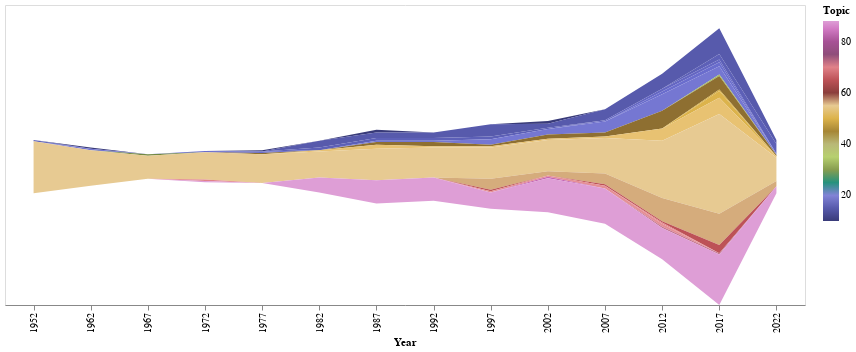

The notebook cell saved with this chart:
### Code cell
import altair as alt

alt.Chart(df).mark_area().encode(
    alt.X('Year:N'),
    alt.Y('sum(Count)', stack = 'center', axis = None),
    alt.Color('Topic', scale=alt.Scale(scheme='category20b'))
).properties(width=800)

### Figure 1 — Vega-Lite specification as saved in the notebook (floating-point values rounded to 4 significant figures)
{"config": {"view": {"continuousWidth": 400, "continuousHeight": 300}}, "data": {"name": "data-cc022599841c5dd3b7c3188ad81e8032"}, "mark": "area", "encoding": {"color": {"type": "quantitative", "field": "Topic", "scale": {"scheme": "category20b"}}, "x": {"type": "nominal", "field": "Year"}, "y": {"type": "quantitative", "aggregate": "sum", "axis": null, "field": "Count", "stack": "center"}}, "width": 800, "$schema": "https://vega.github.io/schema/vega-lite/v4.8.1.json", "datasets": {"data-cc022599841c5dd3b7c3188ad81e8032": [{"Topic": 10, "Bin": 2, "Count": 1, "Year": 1962}, {"Topic": 10, "Bin": 5, "Count": 1, "Year": 1977}, {"Topic": 10, "Bin": 7, "Count": 2, "Year": 1987}, {"Topic": 10, "Bin": 10, "Count": 2, "Year": 2002}, {"Topic": 15, "Bin": 6, "Count": 5, "Year": 1982}, {"Topic": 15, "Bin": 7, "Count": 4, "Year": 1987}, {"Topic": 15, "Bin": 8, "Count": 4, "Year": 1992}, {"Topic": 15, "Bin": 9, "Count": 9, "Year": 1997}, {"Topic": 15, "Bin": 10, "Count": 3, "Year": 2002}, {"Topic": 15, "Bin": 11, "Count": 8, "Year": 2007}, {"Topic": 15, "Bin": 12, "Count": 11, "Year": 2012}, {"Topic": 15, "Bin": 13, "Count": 19, "Year": 2017}, {"Topic": 15, "Bin": 14, "Count": 3, "Year": 2022}, {"Topic": 16, "Bin": 0, "Count": 1, "Year": 1952}, {"Topic": 16, "Bin": 6, "Count": 2, "Year": 1982}, {"Topic": 16, "Bin": 7, "Count": 2, "Year": 1987}, {"Topic": 16, "Bin": 8, "Count": 2, "Year": 1992}, {"Topic": 16, "Bin": 9, "Count": 2, "Year": 1997}, {"Topic": 16, "Bin": 10, "Count": 1, "Year": 2002}, {"Topic": 16, "Bin": 13, "Count": 4, "Year": 2017}, {"Topic": 16, "Bin": 14, "Count": 7, "Year": 2022}, {"Topic": 17, "Bin": 11, "Count": 1, "Year": 2007}, {"Topic": 17, "Bin": 12, "Count": 2, "Year": 2012}, {"Topic": 17, "Bin": 13, "Count": 2, "Year": 2017}, {"Topic": 18, "Bin": 4, "Count": 1, "Year": 1972}, {"Topic": 18, "Bin": 5, "Count": 1, "Year": 1977}, {"Topic": 18, "Bin": 12, "Count": 2, "Year": 2012}, {"Topic": 18, "Bin": 13, "Count": 3, "Year": 2017}, {"Topic": 19, "Bin": 2, "Count": 1, "Year": 1962}, {"Topic": 19, "Bin": 7, "Count": 1, "Year": 1987}, {"Topic": 19, "Bin": 8, "Count": 1, "Year": 1992}, {"Topic": 19, "Bin": 9, "Count": 4, "Year": 1997}, {"Topic": 19, "Bin": 10, "Count": 4, "Year": 2002}, {"Topic": 19, "Bin": 11, "Count": 8, "Year": 2007}, {"Topic": 19, "Bin": 12, "Count": 12, "Year": 2012}, {"Topic": 19, "Bin": 13, "Count": 6, "Year": 2017}, {"Topic": 19, "Bin": 14, "Count": 1, "Year": 2022}, {"Topic": 28, "Bin": 3, "Count": 1, "Year": 1967}, {"Topic": 33, "Bin": 13, "Count": 1, "Year": 2017}, {"Topic": 43, "Bin": 5, "Count": 1, "Year": 1977}, {"Topic": 43, "Bin": 7, "Count": 2, "Year": 1987}, {"Topic": 43, "Bin": 8, "Count": 3, "Year": 1992}, {"Topic": 43, "Bin": 9, "Count": 1, "Year": 1997}, {"Topic": 43, "Bin": 10, "Count": 3, "Year": 2002}, {"Topic": 43, "Bin": 11, "Count": 3, "Year": 2007}, {"Topic": 43, "Bin": 12, "Count": 13, "Year": 2012}, {"Topic": 43, "Bin": 13, "Count": 10, "Year": 2017}, {"Topic": 43, "Bin": 14, "Count": 1, "Year": 2022}, {"Topic": 49, "Bin": 13, "Count": 1, "Year": 2017}, {"Topic": 50, "Bin": 13, "Count": 5, "Year": 2017}, {"Topic": 53, "Bin": 6, "Count": 1, "Year": 1982}, {"Topic": 53, "Bin": 7, "Count": 3, "Year": 1987}, {"Topic": 53, "Bin": 8, "Count": 1, "Year": 1992}, {"Topic": 53, "Bin": 9, "Count": 1, "Year": 1997}, {"Topic": 53, "Bin": 10, "Count": 1, "Year": 2002}, {"Topic": 53, "Bin": 11, "Count": 1, "Year": 2007}, {"Topic": 53, "Bin": 12, "Count": 9, "Year": 2012}, {"Topic": 53, "Bin": 13, "Count": 12, "Year": 2017}, {"Topic": 53, "Bin": 14, "Count": 1, "Year": 2022}, {"Topic": 55, "Bin": 0, "Count": 38, "Year": 1952}, {"Topic": 55, "Bin": 2, "Count": 26, "Year": 1962}, {"Topic": 55, "Bin": 3, "Count": 17, "Year": 1967}, {"Topic": 55, "Bin": 4, "Count": 20, "Year": 1972}, {"Topic": 55, "Bin": 5, "Count": 21, "Year": 1977}, {"Topic": 55, "Bin": 6, "Count": 19, "Year": 1982}, {"Topic": 55, "Bin": 7, "Count": 23, "Year": 1987}, {"Topic": 55, "Bin": 8, "Count": 22, "Year": 1992}, {"Topic": 55, "Bin": 9, "Count": 23, "Year": 1997}, {"Topic": 55, "Bin": 10, "Count": 23, "Year": 2002}, {"Topic": 55, "Bin": 11, "Count": 26, "Year": 2007}, {"Topic": 55, "Bin": 12, "Count": 42, "Year": 2012}, {"Topic": 55, "Bin": 13, "Count": 73, "Year": 2017}, {"Topic": 55, "Bin": 14, "Count": 17, "Year": 2022}, {"Topic": 56, "Bin": 9, "Count": 8, "Year": 1997}, {"Topic": 56, "Bin": 10, "Count": 3, "Year": 2002}, {"Topic": 56, "Bin": 11, "Count": 8, "Year": 2007}, {"Topic": 56, "Bin": 12, "Count": 17, "Year": 2012}, {"Topic": 56, "Bin": 13, "Count": 23, "Year": 2017}, {"Topic": 56, "Bin": 14, "Count": 4, "Year": 2022}, {"Topic": 65, "Bin": 9, "Count": 1, "Year": 1997}, {"Topic": 65, "Bin": 11, "Count": 1, "Year": 2007}, {"Topic": 65, "Bin": 12, "Count": 1, "Year": 2012}, {"Topic": 65, "Bin": 13, "Count": 6, "Year": 2017}, {"Topic": 70, "Bin": 4, "Count": 1, "Year": 1972}, {"Topic": 70, "Bin": 12, "Count": 1, "Year": 2012}, {"Topic": 71, "Bin": 9, "Count": 1, "Year": 1997}, {"Topic": 71, "Bin": 10, "Count": 1, "Year": 2002}, {"Topic": 71, "Bin": 11, "Count": 2, "Year": 2007}, {"Topic": 71, "Bin": 12, "Count": 2, "Year": 2012}, {"Topic": 73, "Bin": 12, "Count": 1, "Year": 2012}, {"Topic": 73, "Bin": 13, "Count": 1, "Year": 2017}, {"Topic": 83, "Bin": 10, "Count": 1, "Year": 2002}, {"Topic": 88, "Bin": 4, "Count": 1, "Year": 1972}, {"Topic": 88, "Bin": 6, "Count": 11, "Year": 1982}, {"Topic": 88, "Bin": 7, "Count": 17, "Year": 1987}, {"Topic": 88, "Bin": 8, "Count": 17, "Year": 1992}, {"Topic": 88, "Bin": 9, "Count": 12, "Year": 1997}, {"Topic": 88, "Bin": 10, "Count": 25, "Year": 2002}, {"Topic": 88, "Bin": 11, "Count": 26, "Year": 2007}, {"Topic": 88, "Bin": 12, "Count": 23, "Year": 2012}, {"Topic": 88, "Bin": 13, "Count": 37, "Year": 2017}, {"Topic": 88, "Bin": 14, "Count": 5, "Year": 2022}]}}
